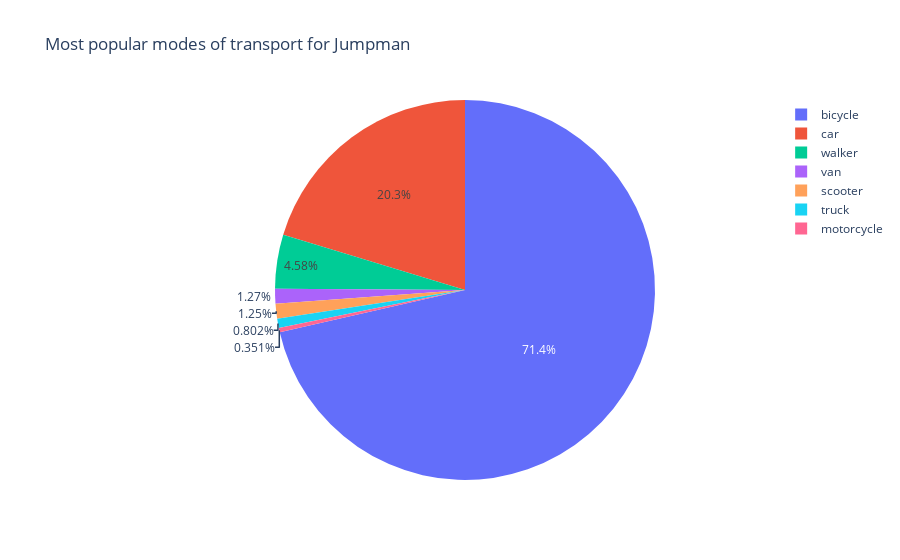

Write notebook code for a chart like this one.
### Code cell
pieData = [go.Pie(labels = veh.index, values = veh )]
py.iplot(go.Figure(data=pieData, layout = go.Layout(title= 'Most popular modes of transport for Jumpman')))

### Figure 1 — Plotly figure (JSON) as saved in the notebook; plotly's stock layout.template omitted (floating-point values rounded to 4 significant figures)
{"data": [{"labels": ["bicycle", "car", "walker", "van", "scooter", "truck", "motorcycle"], "type": "pie", "values": [4274, 1215, 274, 76, 75, 48, 21]}], "layout": {"title": {"text": "Most popular modes of transport for Jumpman"}}}
